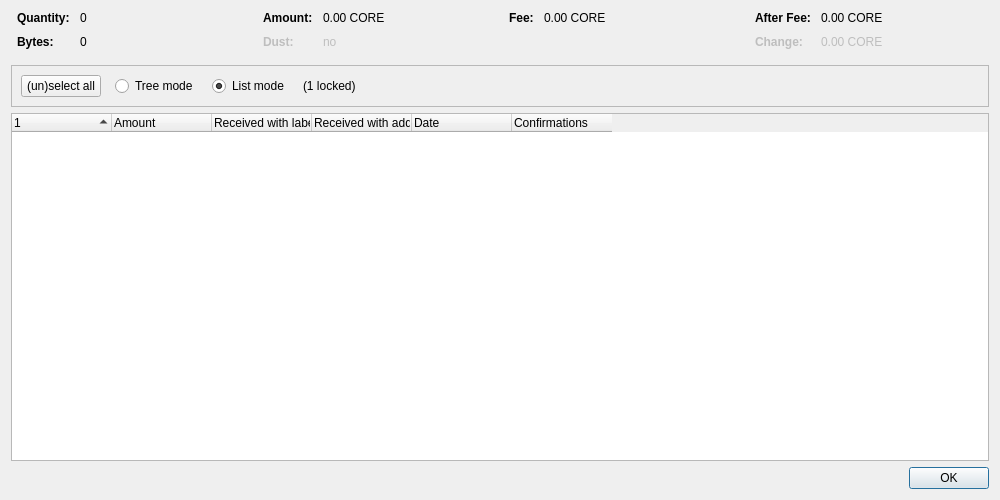
<?xml version="1.0" encoding="UTF-8"?>
<ui version="4.0">
 <class>CoinControlDialog</class>
 <widget class="QDialog" name="CoinControlDialog">
  <property name="geometry">
   <rect>
    <x>0</x>
    <y>0</y>
    <width>1000</width>
    <height>500</height>
   </rect>
  </property>
  <property name="windowTitle">
   <string>Coin Selection</string>
  </property>
  <layout class="QVBoxLayout" name="verticalLayout">
   <item>
    <layout class="QHBoxLayout" name="horizontalLayoutTop" stretch="0,0,0,0">
     <property name="topMargin">
      <number>0</number>
     </property>
     <property name="bottomMargin">
      <number>10</number>
     </property>
     <item>
      <layout class="QFormLayout" name="formLayoutCoinControl1">
       <property name="horizontalSpacing">
        <number>10</number>
       </property>
       <property name="verticalSpacing">
        <number>10</number>
       </property>
       <property name="leftMargin">
        <number>6</number>
       </property>
       <property name="rightMargin">
        <number>6</number>
       </property>
       <item row="0" column="0">
        <widget class="QLabel" name="labelCoinControlQuantityText">
         <property name="font">
          <font>
           <weight>75</weight>
           <bold>true</bold>
          </font>
         </property>
         <property name="text">
          <string>Quantity:</string>
         </property>
        </widget>
       </item>
       <item row="0" column="1">
        <widget class="QLabel" name="labelCoinControlQuantity">
         <property name="cursor">
          <cursorShape>IBeamCursor</cursorShape>
         </property>
         <property name="contextMenuPolicy">
          <enum>Qt::ActionsContextMenu</enum>
         </property>
         <property name="text">
          <string notr="true">0</string>
         </property>
         <property name="textInteractionFlags">
          <set>Qt::LinksAccessibleByMouse|Qt::TextSelectableByKeyboard|Qt::TextSelectableByMouse</set>
         </property>
        </widget>
       </item>
       <item row="1" column="0">
        <widget class="QLabel" name="labelCoinControlBytesText">
         <property name="font">
          <font>
           <weight>75</weight>
           <bold>true</bold>
          </font>
         </property>
         <property name="text">
          <string>Bytes:</string>
         </property>
        </widget>
       </item>
       <item row="1" column="1">
        <widget class="QLabel" name="labelCoinControlBytes">
         <property name="cursor">
          <cursorShape>IBeamCursor</cursorShape>
         </property>
         <property name="contextMenuPolicy">
          <enum>Qt::ActionsContextMenu</enum>
         </property>
         <property name="text">
          <string notr="true">0</string>
         </property>
         <property name="textInteractionFlags">
          <set>Qt::LinksAccessibleByMouse|Qt::TextSelectableByKeyboard|Qt::TextSelectableByMouse</set>
         </property>
        </widget>
       </item>
      </layout>
     </item>
     <item>
      <layout class="QFormLayout" name="formLayoutCoinControl2">
       <property name="horizontalSpacing">
        <number>10</number>
       </property>
       <property name="verticalSpacing">
        <number>10</number>
       </property>
       <property name="leftMargin">
        <number>6</number>
       </property>
       <property name="rightMargin">
        <number>6</number>
       </property>
       <item row="0" column="0">
        <widget class="QLabel" name="labelCoinControlAmountText">
         <property name="font">
          <font>
           <weight>75</weight>
           <bold>true</bold>
          </font>
         </property>
         <property name="text">
          <string>Amount:</string>
         </property>
        </widget>
       </item>
       <item row="0" column="1">
        <widget class="QLabel" name="labelCoinControlAmount">
         <property name="cursor">
          <cursorShape>IBeamCursor</cursorShape>
         </property>
         <property name="contextMenuPolicy">
          <enum>Qt::ActionsContextMenu</enum>
         </property>
         <property name="text">
          <string notr="true">0.00 CORE</string>
         </property>
         <property name="textInteractionFlags">
          <set>Qt::LinksAccessibleByMouse|Qt::TextSelectableByKeyboard|Qt::TextSelectableByMouse</set>
         </property>
        </widget>
       </item>
       <item row="1" column="0">
        <widget class="QLabel" name="labelCoinControlLowOutputText">
         <property name="enabled">
          <bool>false</bool>
         </property>
         <property name="font">
          <font>
           <weight>75</weight>
           <bold>true</bold>
          </font>
         </property>
         <property name="text">
          <string>Dust:</string>
         </property>
        </widget>
       </item>
       <item row="1" column="1">
        <widget class="QLabel" name="labelCoinControlLowOutput">
         <property name="enabled">
          <bool>false</bool>
         </property>
         <property name="cursor">
          <cursorShape>IBeamCursor</cursorShape>
         </property>
         <property name="contextMenuPolicy">
          <enum>Qt::ActionsContextMenu</enum>
         </property>
         <property name="text">
          <string notr="true">no</string>
         </property>
         <property name="textInteractionFlags">
          <set>Qt::LinksAccessibleByMouse|Qt::TextSelectableByKeyboard|Qt::TextSelectableByMouse</set>
         </property>
        </widget>
       </item>
      </layout>
     </item>
     <item>
      <layout class="QFormLayout" name="formLayoutCoinControl3">
       <property name="horizontalSpacing">
        <number>10</number>
       </property>
       <property name="verticalSpacing">
        <number>10</number>
       </property>
       <property name="leftMargin">
        <number>6</number>
       </property>
       <property name="rightMargin">
        <number>6</number>
       </property>
       <item row="0" column="0">
        <widget class="QLabel" name="labelCoinControlFeeText">
         <property name="font">
          <font>
           <weight>75</weight>
           <bold>true</bold>
          </font>
         </property>
         <property name="text">
          <string>Fee:</string>
         </property>
        </widget>
       </item>
       <item row="0" column="1">
        <widget class="QLabel" name="labelCoinControlFee">
         <property name="cursor">
          <cursorShape>IBeamCursor</cursorShape>
         </property>
         <property name="contextMenuPolicy">
          <enum>Qt::ActionsContextMenu</enum>
         </property>
         <property name="text">
          <string notr="true">0.00 CORE</string>
         </property>
         <property name="textInteractionFlags">
          <set>Qt::LinksAccessibleByMouse|Qt::TextSelectableByKeyboard|Qt::TextSelectableByMouse</set>
         </property>
        </widget>
       </item>
      </layout>
     </item>
     <item>
      <layout class="QFormLayout" name="formLayoutCoinControl4">
       <property name="horizontalSpacing">
        <number>10</number>
       </property>
       <property name="verticalSpacing">
        <number>10</number>
       </property>
       <property name="leftMargin">
        <number>6</number>
       </property>
       <property name="rightMargin">
        <number>6</number>
       </property>
       <item row="0" column="0">
        <widget class="QLabel" name="labelCoinControlAfterFeeText">
         <property name="font">
          <font>
           <weight>75</weight>
           <bold>true</bold>
          </font>
         </property>
         <property name="text">
          <string>After Fee:</string>
         </property>
        </widget>
       </item>
       <item row="0" column="1">
        <widget class="QLabel" name="labelCoinControlAfterFee">
         <property name="cursor">
          <cursorShape>IBeamCursor</cursorShape>
         </property>
         <property name="contextMenuPolicy">
          <enum>Qt::ActionsContextMenu</enum>
         </property>
         <property name="text">
          <string notr="true">0.00 CORE</string>
         </property>
         <property name="textInteractionFlags">
          <set>Qt::LinksAccessibleByMouse|Qt::TextSelectableByKeyboard|Qt::TextSelectableByMouse</set>
         </property>
        </widget>
       </item>
       <item row="1" column="0">
        <widget class="QLabel" name="labelCoinControlChangeText">
         <property name="enabled">
          <bool>false</bool>
         </property>
         <property name="font">
          <font>
           <weight>75</weight>
           <bold>true</bold>
          </font>
         </property>
         <property name="text">
          <string>Change:</string>
         </property>
        </widget>
       </item>
       <item row="1" column="1">
        <widget class="QLabel" name="labelCoinControlChange">
         <property name="enabled">
          <bool>false</bool>
         </property>
         <property name="cursor">
          <cursorShape>IBeamCursor</cursorShape>
         </property>
         <property name="contextMenuPolicy">
          <enum>Qt::ActionsContextMenu</enum>
         </property>
         <property name="text">
          <string notr="true">0.00 CORE</string>
         </property>
         <property name="textInteractionFlags">
          <set>Qt::LinksAccessibleByMouse|Qt::TextSelectableByKeyboard|Qt::TextSelectableByMouse</set>
         </property>
        </widget>
       </item>
      </layout>
     </item>
    </layout>
   </item>
   <item>
    <widget class="QFrame" name="frame">
     <property name="minimumSize">
      <size>
       <width>0</width>
       <height>40</height>
      </size>
     </property>
     <property name="frameShape">
      <enum>QFrame::StyledPanel</enum>
     </property>
     <property name="frameShadow">
      <enum>QFrame::Sunken</enum>
     </property>
     <layout class="QHBoxLayout" name="horizontalLayout">
      <item>
       <layout class="QHBoxLayout" name="horizontalLayoutPanel" stretch="0,0,0,0,0">
        <property name="spacing">
         <number>14</number>
        </property>
        <item>
         <widget class="QPushButton" name="pushButtonSelectAll">
          <property name="sizePolicy">
           <sizepolicy hsizetype="Maximum" vsizetype="Fixed">
            <horstretch>0</horstretch>
            <verstretch>0</verstretch>
           </sizepolicy>
          </property>
          <property name="text">
           <string>(un)select all</string>
          </property>
          <property name="autoDefault">
           <bool>false</bool>
          </property>
         </widget>
        </item>
        <item>
         <widget class="QRadioButton" name="radioTreeMode">
          <property name="sizePolicy">
           <sizepolicy hsizetype="Maximum" vsizetype="Fixed">
            <horstretch>0</horstretch>
            <verstretch>0</verstretch>
           </sizepolicy>
          </property>
          <property name="text">
           <string>Tree mode</string>
          </property>
         </widget>
        </item>
        <item>
         <widget class="QRadioButton" name="radioListMode">
          <property name="sizePolicy">
           <sizepolicy hsizetype="Maximum" vsizetype="Fixed">
            <horstretch>0</horstretch>
            <verstretch>0</verstretch>
           </sizepolicy>
          </property>
          <property name="text">
           <string>List mode</string>
          </property>
          <property name="checked">
           <bool>true</bool>
          </property>
         </widget>
        </item>
        <item>
         <widget class="QLabel" name="labelLocked">
          <property name="text">
           <string notr="true">(1 locked)</string>
          </property>
         </widget>
        </item>
        <item>
         <spacer name="horizontalSpacer">
          <property name="orientation">
           <enum>Qt::Horizontal</enum>
          </property>
          <property name="sizeHint" stdset="0">
           <size>
            <width>40</width>
            <height>20</height>
           </size>
          </property>
         </spacer>
        </item>
       </layout>
      </item>
     </layout>
    </widget>
   </item>
   <item>
    <widget class="CoinControlTreeWidget" name="treeWidget">
     <property name="contextMenuPolicy">
      <enum>Qt::CustomContextMenu</enum>
     </property>
     <property name="sortingEnabled">
      <bool>false</bool>
     </property>
     <property name="columnCount">
      <number>6</number>
     </property>
     <attribute name="headerShowSortIndicator" stdset="0">
      <bool>true</bool>
     </attribute>
     <attribute name="headerStretchLastSection">
      <bool>false</bool>
     </attribute>
     <column>
      <property name="text">
       <string/>
      </property>
     </column>
     <column>
      <property name="text">
       <string>Amount</string>
      </property>
     </column>
     <column>
      <property name="text">
       <string>Received with label</string>
      </property>
     </column>
     <column>
      <property name="text">
       <string>Received with address</string>
      </property>
     </column>
     <column>
      <property name="text">
       <string>Date</string>
      </property>
     </column>
     <column>
      <property name="text">
       <string>Confirmations</string>
      </property>
      <property name="toolTip">
       <string>Confirmed</string>
      </property>
     </column>
     <column>
      <property name="text">
       <string/>
      </property>
     </column>
     <column>
      <property name="text">
       <string/>
      </property>
     </column>
     <column>
      <property name="text">
       <string/>
      </property>
     </column>
     <column>
      <property name="text">
       <string/>
      </property>
     </column>
    </widget>
   </item>
   <item>
    <widget class="QDialogButtonBox" name="buttonBox">
     <property name="orientation">
      <enum>Qt::Horizontal</enum>
     </property>
     <property name="standardButtons">
      <set>QDialogButtonBox::Ok</set>
     </property>
    </widget>
   </item>
  </layout>
 </widget>
 <customwidgets>
  <customwidget>
   <class>CoinControlTreeWidget</class>
   <extends>QTreeWidget</extends>
   <header>qt/coincontroltreewidget.h</header>
  </customwidget>
 </customwidgets>
 <resources/>
 <connections/>
</ui>
